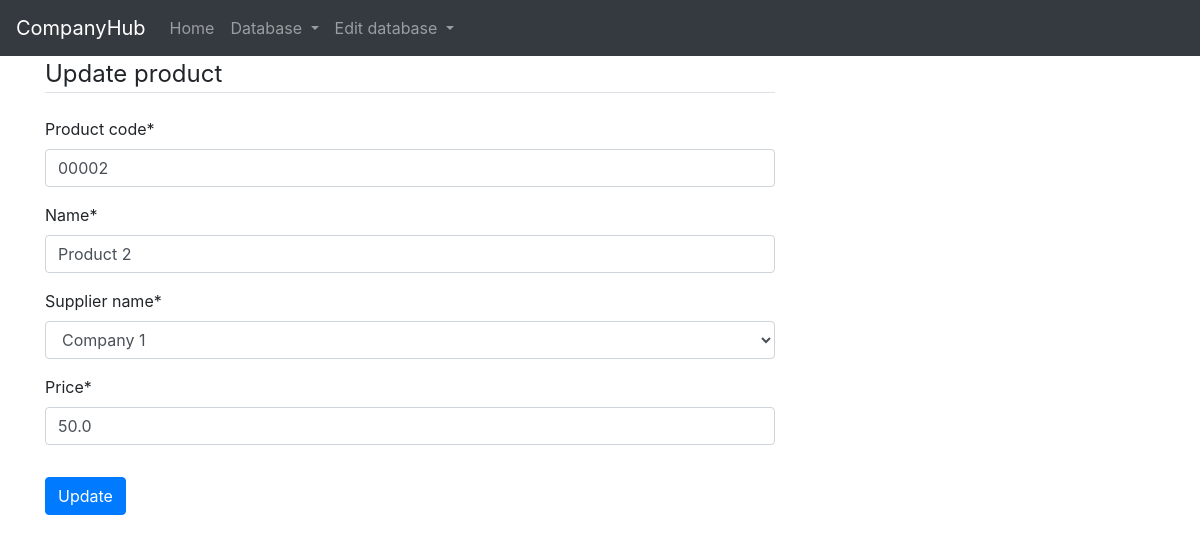
The app's page /product/2/update, older data.
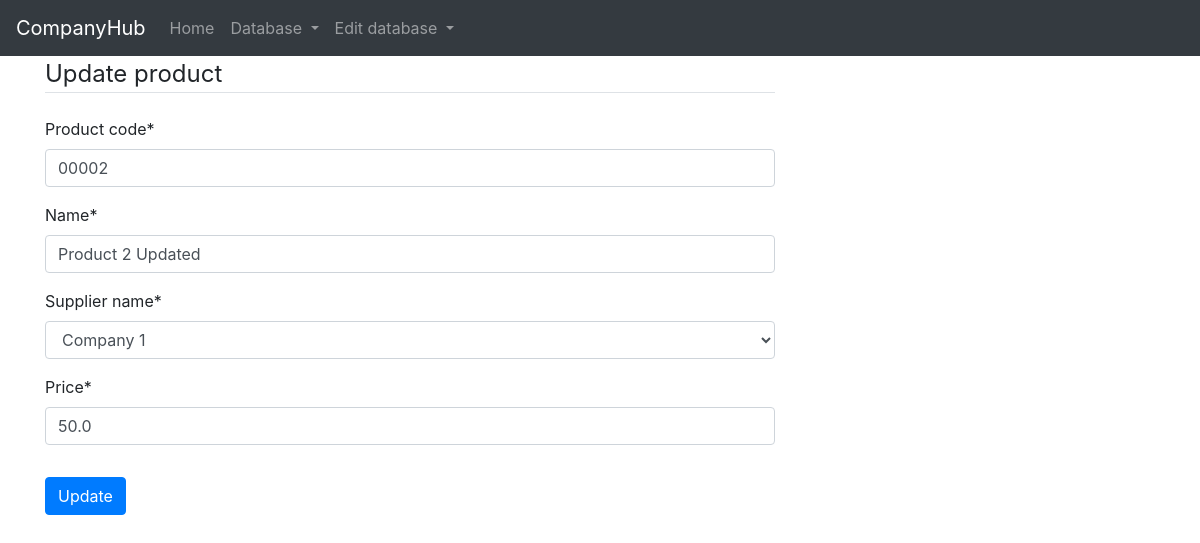
The same page, newer data.
### main/models.py (models this page shows, shortened)
class Product(models.Model):
    product_code = models.CharField(max_length=50)
    name = models.CharField(max_length=100)
    supplier_name = models.ForeignKey('Supplier', on_delete=models.CASCADE, null=True)
    price = models.FloatField(null=True)

### main/views.py (the view)
# urls.py: path('product/<pk>/update', ProductUpdateView.as_view(), name='main-update-product'),
class ProductUpdateView(SuccessMessageMixin, UpdateView):
    model = Product
    fields = ['product_code', 'name', 'supplier_name', 'price']
    template_name = 'main/database-update-product.html'
    success_message = '%(name)s was updated successfully!'

### main/models.py (called while the page is built)
    def __str__(self):
        return self.supplier_name

### main/templates/main/database-update-product.html (shortened to what this page needs)
{% extends 'main/base.html' %}
{% load crispy_forms_tags %}
{% block content %}
    <div class="content-section">
        <form method="POST">
            <fieldset class="form-group">
                <legend class="border-bottom mb-4"> Update product</legend>
                {{ form|crispy }}
            </fieldset>
            <div>
                <button class="btn btn-primary" type="submit">Update</button>
            </div>
        </form>
    </div>
{% endblock content %}

Row changes from the older to the newer data that the page shows:
changed Product: name "Product 2" → "Product 2 Updated"
